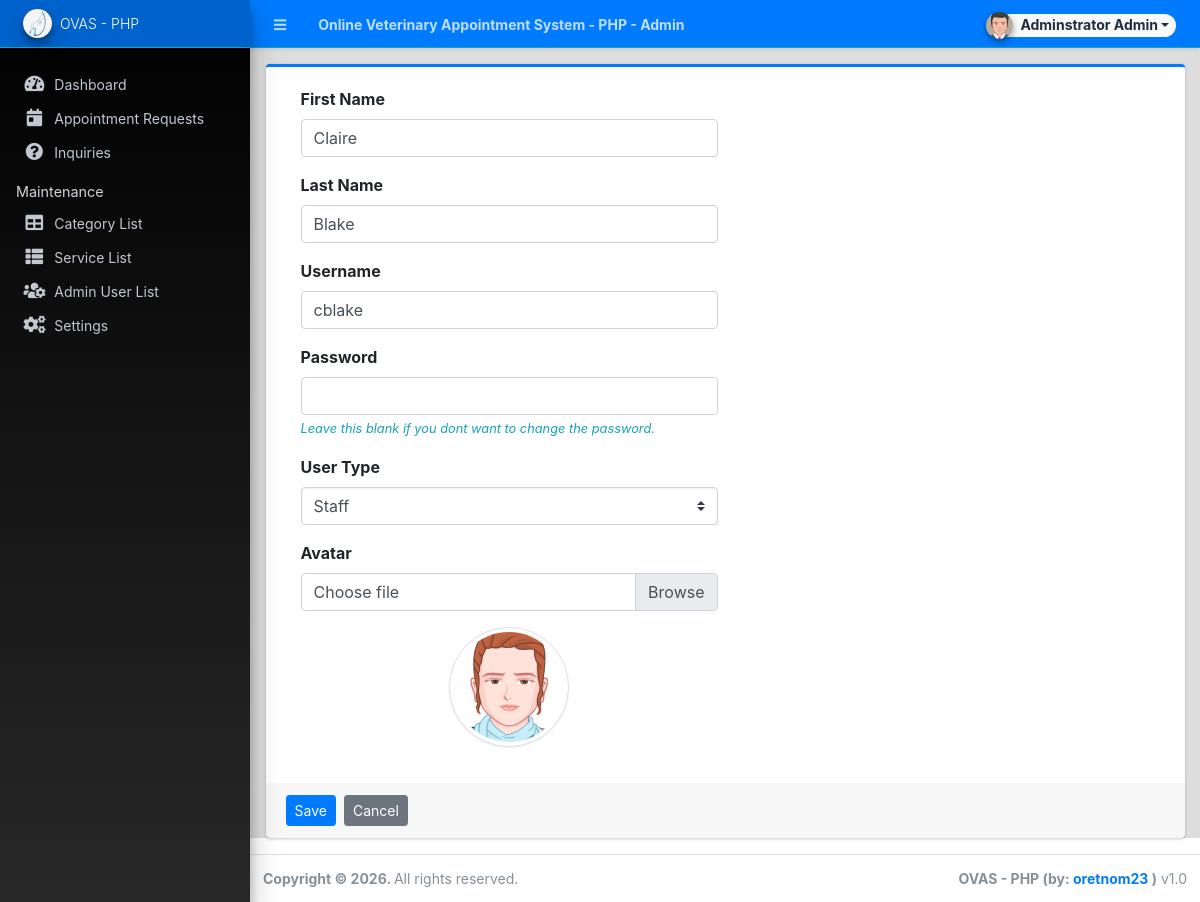
/admin/?page=user/manage_user&id=3 (signed in), run on the app's committed database.
### tables this page shows
CREATE TABLE IF NOT EXISTS `users` (
  `id` int(50) NOT NULL AUTO_INCREMENT,
  `firstname` varchar(250) NOT NULL,
  `middlename` text DEFAULT NULL,
  `lastname` varchar(250) NOT NULL,
  `username` text NOT NULL,
  `password` text NOT NULL,
  `avatar` text DEFAULT NULL,
  `last_login` datetime DEFAULT NULL,
  `type` tinyint(1) NOT NULL DEFAULT 0,
  `status` int(1) NOT NULL DEFAULT 1 COMMENT '0=not verified, 1 = verified',
  `date_added` datetime NOT NULL DEFAULT current_timestamp(),
  `date_updated` datetime DEFAULT NULL ON UPDATE current_timestamp(),
  PRIMARY KEY (`id`)
);

### config.php (called while the page is built, shortened)
<?php
function validate_image($file){
	if(!empty($file)){
        $ex = explode('?',$file);
        $file = $ex[0];
        $param =  isset($ex[1]) ? '?'.$ex[1]  : '';
		if(is_file(base_app.$file)){
			return base_url.$file.$param;
		}else{
			return base_url.'dist/img/no-image-available.png';
		}
	}else{
		return base_url.'dist/img/no-image-available.png';
	}
}
?>

### admin/user/manage_user.php (the view, shortened to what this page needs)
<?php
if(isset($_GET['id']) && $_GET['id'] > 0){
    $user = $conn->query("SELECT * FROM users where id ='{$_GET['id']}'");
    foreach($user->fetch_array() as $k =>$v){
        $meta[$k] = $v;
    }
}
?>
<div class="card card-outline card-primary">
	<div class="card-body">
		<div class="container-fluid">
			<form action="" id="manage-user">
				<div class="form-group col-6">
					<label for="name">First Name</label>
					<input type="text" name="firstname" id="firstname" class="form-control" value="<?php echo isset($meta['firstname']) ? $meta['firstname']: '' ?>" required>
				</div>
				<div class="form-group col-6">
					<label for="name">Last Name</label>
					<input type="text" name="lastname" id="lastname" class="form-control" value="<?php echo isset($meta['lastname']) ? $meta['lastname']: '' ?>" required>
				</div>
				<div class="form-group col-6">
					<label for="username">Username</label>
					<input type="text" name="username" id="username" class="form-control" value="<?php echo isset($meta['username']) ? $meta['username']: '' ?>" required  autocomplete="off">
				</div>
				<div class="form-group col-6">
					<label for="password">Password</label>
					<input type="password" name="password" id="password" class="form-control" value="" autocomplete="off" <?php echo isset($meta['id']) ? "": 'required' ?>>
                    <?php if(isset($_GET['id'])): ?>
					<small class="text-info"><i>Leave this blank if you dont want to change the password.</i></small>
                    <?php endif; ?>
				</div>
				<div class="form-group col-6">
					<label for="type">User Type</label>
					<select name="type" id="type" class="custom-select"  required>
						<option value="2" <?php echo isset($meta['type']) && $meta['type'] == 2 ? 'selected': '' ?>>Staff</option>
					</select>
				</div>
				<div class="form-group col-6">
					<label for="" class="control-label">Avatar</label>
					<div class="custom-file">
		              <label class="custom-file-label" for="customFile">Choose file</label>
		            </div>
				</div>
				<div class="form-group col-6 d-flex justify-content-center">
					<img src="<?php echo validate_image(isset($meta['avatar']) ? $meta['avatar'] :'') ?>" alt="" id="cimg" class="img-fluid img-thumbnail">
				</div>
			</form>
		</div>
	</div>
	<div class="card-footer">
			<div class="col-md-12">
				<div class="row">
					<button class="btn btn-sm btn-primary mr-2" form="manage-user">Save</button>
					<a class="btn btn-sm btn-secondary" href="./?page=user/list">Cancel</a>
				</div>
			</div>
		</div>
</div>

### admin/user/manage_user.php (style rules this page uses)
img#cimg { height: 15vh; width: 15vh; object-fit: cover; border-radius: 100% 100%; }

### data on the page
users: firstname "Claire", lastname "Blake", username "cblake", type "Staff", avatar (picture)

### other printed values
$_settings->info('name') "Online Veterinary Appointment System - PHP"
$_settings->userdata('firstname').' '.$_settings->userdata('lastname') "Adminstrator Admin"
$_settings->info('short_name') "OVAS - PHP"
